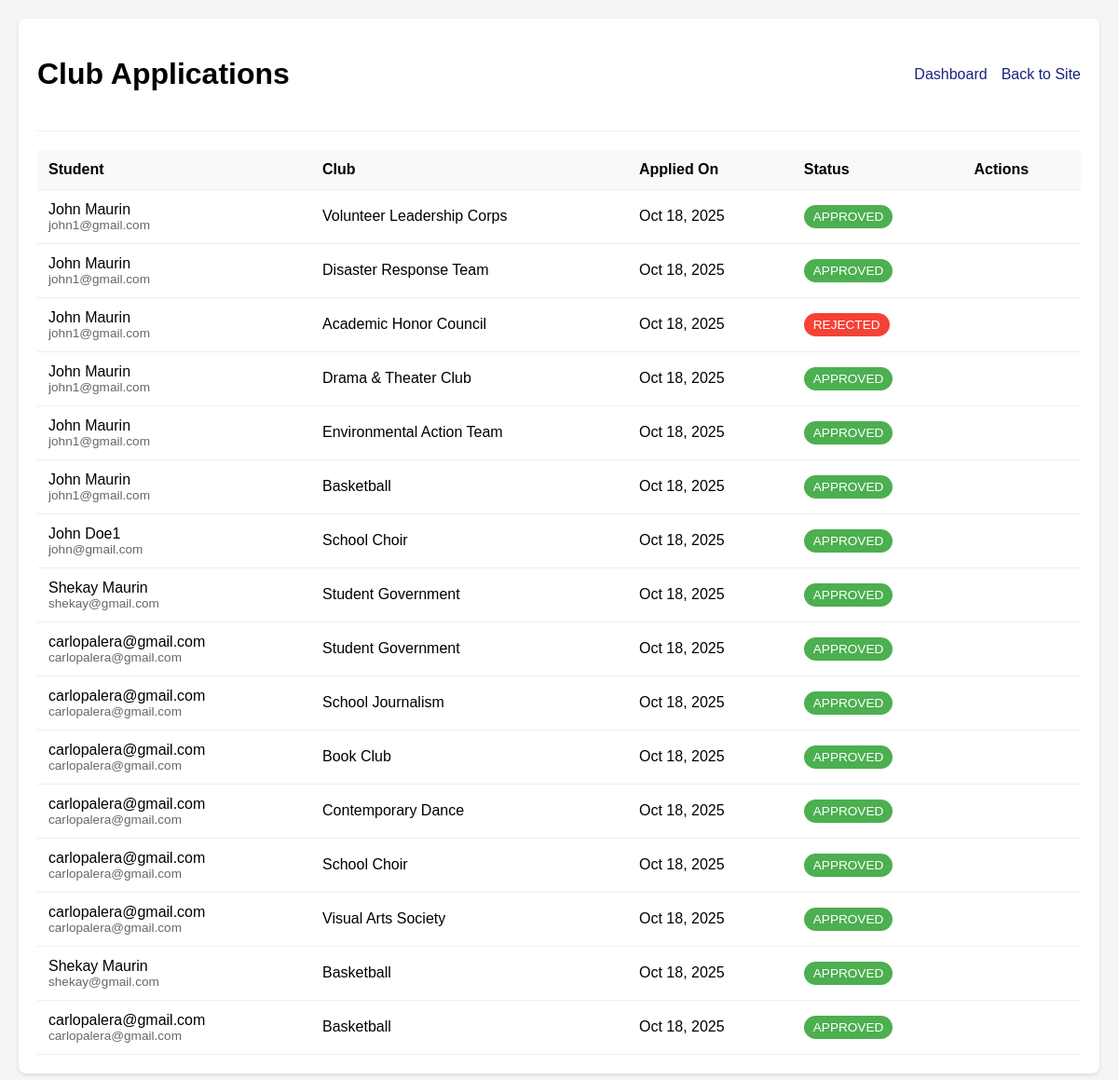
/staff/applications/ (signed in), run on an earlier commit of the app's database.
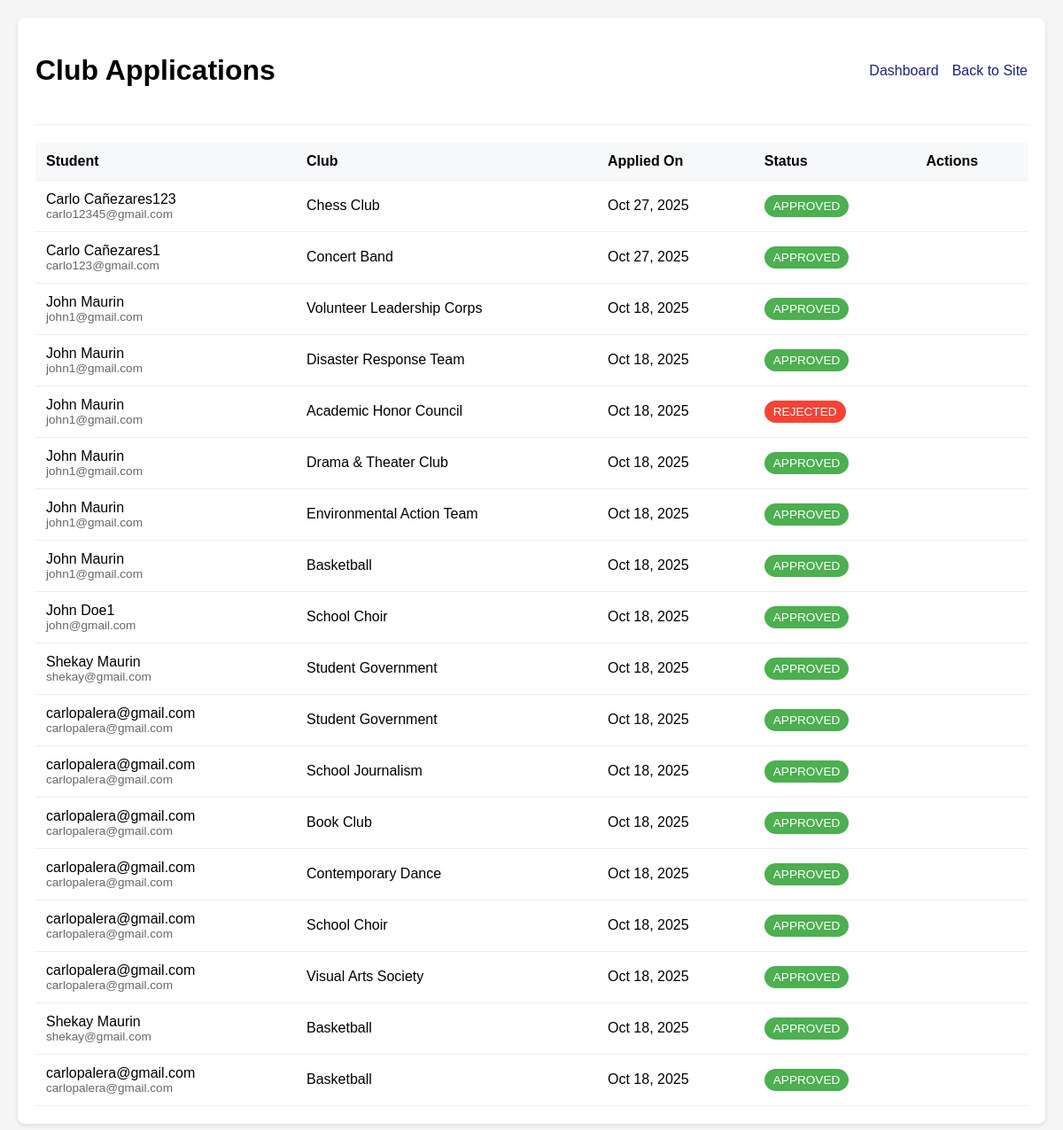
And on a later commit of the database.
### CCC/models.py (models this page shows, shortened)
class ClubApplication(models.Model):
    STATUS_PENDING = 'PENDING'
    STATUS_APPROVED = 'APPROVED'
    STATUS_REJECTED = 'REJECTED'
    STATUS_CHOICES = [
        (STATUS_PENDING, 'Pending'),
        (STATUS_APPROVED, 'Approved'),
        (STATUS_REJECTED, 'Rejected'),
    ]
    user = models.ForeignKey(
        settings.AUTH_USER_MODEL,
        on_delete=models.CASCADE,
        related_name='club_applications'
    )
    club = models.ForeignKey(Club, on_delete=models.CASCADE, related_name='applications')
    message = models.TextField(blank=True)
    status = models.CharField(
        max_length=20,
        choices=STATUS_CHOICES,
        default=STATUS_PENDING
    )
    created_at = models.DateTimeField(auto_now_add=True)
    reviewed_at = models.DateTimeField(null=True, blank=True)
    reviewer = models.ForeignKey(
        settings.AUTH_USER_MODEL,
        null=True,
        blank=True,
        on_delete=models.SET_NULL,
        related_name='reviewed_applications'
    )
    class Meta:
        unique_together = ('user', 'club')
        ordering = ['-created_at']

class User(AbstractUser):
    groups = models.ManyToManyField(
        'auth.Group',
        verbose_name='groups',
        blank=True,
        related_name='ccc_users',
        related_query_name='ccc_user',
        help_text='The groups this user belongs to.'
    )
    department = models.CharField(
        max_length=100,
        blank=True,
        null=True,
        help_text="Student's department/college"
    )
    user_permissions = models.ManyToManyField(
        'auth.Permission',
        verbose_name='user permissions',
        blank=True,
        related_name='ccc_users_permissions',
        related_query_name='ccc_user_permission',
        help_text='Specific permissions for this user.'
    )
    email = models.EmailField(unique=True)
    username = models.CharField(max_length=150, blank=True)
    student_id = models.CharField(max_length=20, unique=True)  # Changed from 10 to 20
    year_level = models.IntegerField(null=True)
    phone = models.CharField(max_length=15, blank=True, default='')
    bio = models.TextField(blank=True)
    interests = models.JSONField(default=list)
    newsletter = models.BooleanField(default=False)
    objects = CustomUserManager()
    USERNAME_FIELD = 'email'
    REQUIRED_FIELDS = ['username']

class Club(models.Model):
    name = models.CharField(max_length=150, unique=True)
    slug = models.SlugField(max_length=160, unique=True)
    description = models.TextField(blank=True)
    members = models.ManyToManyField(
        settings.AUTH_USER_MODEL,
        related_name='clubs',
        blank=True,
        help_text='Users who are accepted members of this club'
    )
    created_at = models.DateTimeField(auto_now_add=True)
    def member_count(self):
        return self.members.count()
    member_count.short_description = 'Members'

### CCC/views.py (the view)
# urls.py: path('staff/applications/', views.club_applications_list, name='admin_applications'),
@staff_member_required
def club_applications_list(request):
    applications = ClubApplication.objects.select_related('user', 'club').order_by('-created_at')
    context = {
        'applications': applications,
        'pending_count': applications.filter(status='PENDING').count()
    }
    return render(request, 'admin_applications.html', context)

### CCC/templates/admin_applications.html (shortened to what this page needs)
{% load static %}
<!DOCTYPE html>
<html lang="en">
<head>
    <link href="https://cdnjs.cloudflare.com/ajax/libs/font-awesome/6.0.0/css/all.min.css" rel="stylesheet">
</head>
<body>
    <div class="container">
        <div class="header">
            <h1>Club Applications</h1>
            <div class="nav-links">
                <a href="{% url 'admin_dashboard' %}">Dashboard</a>
                <a href="{% url 'home' %}">Back to Site</a>
            </div>
        </div>
        {% if applications %}
            <table>
                <thead>
                    <tr>
                        <th>Student</th>
                        <th>Club</th>
                        <th>Applied On</th>
                        <th>Status</th>
                        <th>Actions</th>
                    </tr>
                </thead>
                <tbody>
                    {% for app in applications %}
                    <tr id="app-{{ app.id }}">
                        <td>
                            {{ app.user.get_full_name|default:app.user.email }}
                            <div style="font-size: 0.85em; color: #666;">
                                {{ app.user.email }}
                            </div>
                        </td>
                        <td>{{ app.club.name }}</td>
                        <td>{{ app.created_at|date:"M d, Y" }}</td>
                        <td>
                            <span class="status status-{{ app.status }}">
                                {{ app.status }}
                            </span>
                        </td>
                        <td>
                        </td>
                    </tr>
                    {% endfor %}
                </tbody>
            </table>
        {% else %}
            <div class="empty-state">
                <h3>No applications found</h3>
                <p>When students apply to clubs, their applications will appear here.</p>
            </div>
        {% endif %}
    </div>
</body>
</html>

### CCC/templates/admin_applications.html (style rules this page uses)
:root { --primary: #1a237e; --secondary: #283593; --success: #4caf50; --danger: #f44336; --warning: #ff9800; }
body { font-family: Arial, sans-serif; margin: 0; padding: 20px; background: #f5f5f5; }
.container { max-width: 1200px; margin: 0 auto; background: white; padding: 20px; border-radius: 8px; box-shadow: 0 2px 4px rgba(0,0,0,0.1); }
.header { display: flex; justify-content: space-between; align-items: center; margin-bottom: 20px; padding-bottom: 20px; border-bottom: 1px solid #eee; }
.nav-links { display: flex; gap: 15px; }
.nav-links a { color: var(--primary); text-decoration: none; }
table { width: 100%; border-collapse: collapse; margin-top: 20px; }
th, td { padding: 12px; text-align: left; border-bottom: 1px solid #eee; }
th { background: #f8f9fa; font-weight: bold; }
.status { padding: 5px 10px; border-radius: 15px; font-size: 0.85em; }
.status-APPROVED { background: var(--success); color: white; }
.status-REJECTED { background: var(--danger); color: white; }

What changed in the data, as far as the page shows it:
added ClubApplication: user.get_full_name "Carlo Cañezares123", user.email "carlo12345@gmail.com", club.name "Chess Club", created_at "Oct 27, 2025", status "APPROVED"
added ClubApplication: user.get_full_name "Carlo Cañezares1", user.email "carlo123@gmail.com", club.name "Concert Band", created_at "Oct 27, 2025", status "APPROVED"
